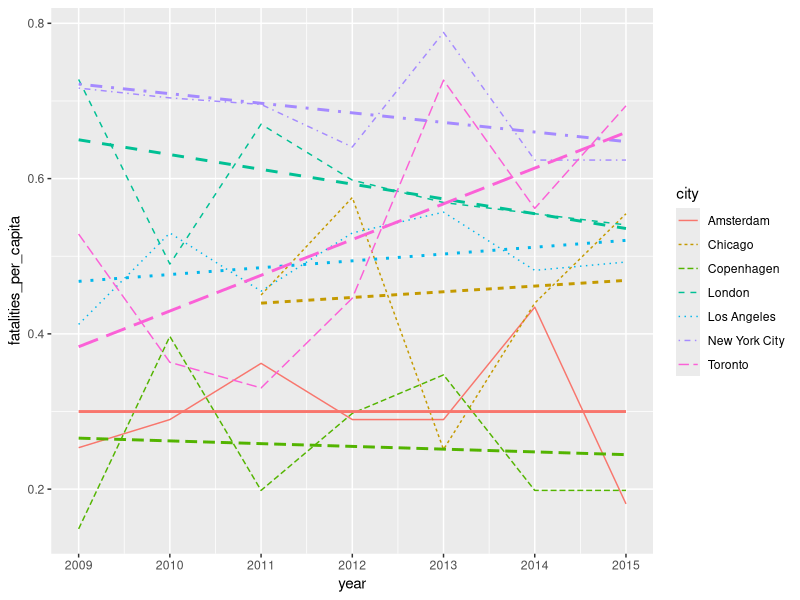
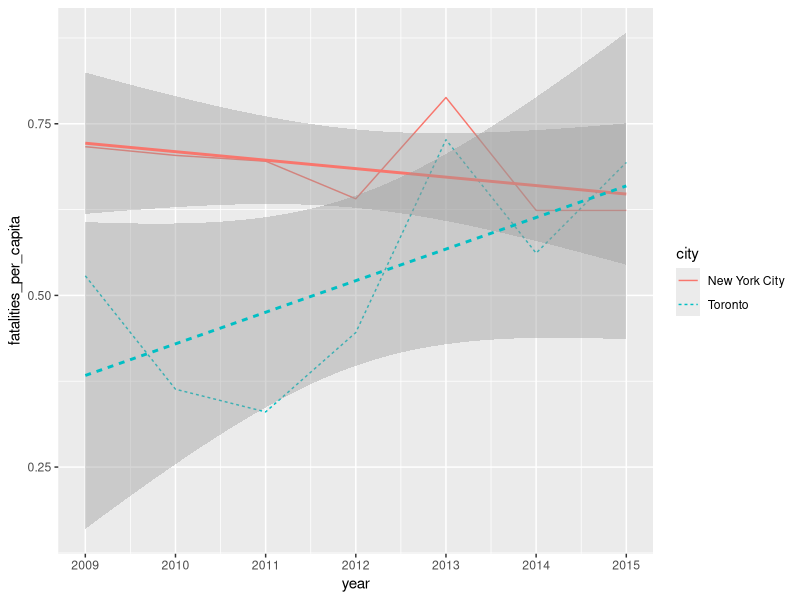
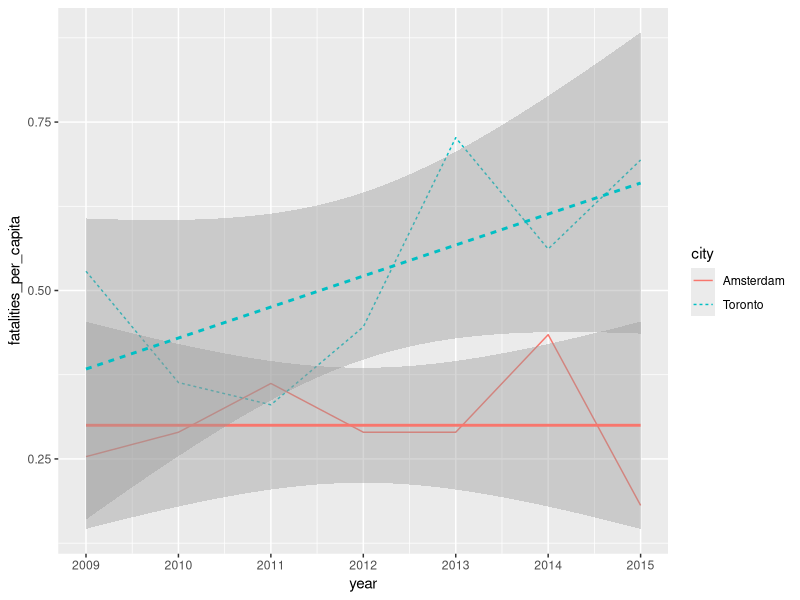

Recreate these plots in R, in order.
## ---- chunk 1
knitr::opts_chunk$set(echo = TRUE)
library(ggplot2)
d = read.csv("../data/city-safety-comparison.csv")
years = c(2009, 2010, 2011, 2012, 2013, 2014, 2015)
## ---- chunk 2
d$fatalities_per_capita = d$fatal_total / d$metro_population * 100000
ggplot(data=d, aes(x=year, y=fatalities_per_capita, group=city)) + 
  geom_line(aes(linetype=city, color=city)) +
  geom_smooth(method = "lm", se=FALSE, aes(linetype=city, group=city, color=city), show.legend = FALSE) + 
  scale_x_continuous(breaks = years)
## ---- chunk 3
d$fatalities_per_capita = d$fatal_total / d$metro_population * 100000
d2 = d[ which(d$city %in% c("Toronto", "New York City")), ]
ggplot(data=d2, aes(x=year, y=fatalities_per_capita, group=city)) +
  geom_line(aes(linetype=city, color=city)) +
  geom_smooth(method = "lm", aes(linetype=city, group=city, color=city), show.legend = FALSE) + 
  scale_x_continuous(breaks = years)
## ---- chunk 4
d$fatalities_per_capita = d$fatal_total / d$metro_population * 100000
d2 = d[ which(d$city %in% c("Amsterdam", "Toronto")), ]
ggplot(data=d2, aes(x=year, y=fatalities_per_capita, group=city)) +
  geom_line(aes(linetype=city, color=city)) +
  geom_smooth(method = "lm", aes(linetype=city, group=city, color=city), show.legend = FALSE) + 
  scale_x_continuous(breaks = years)
